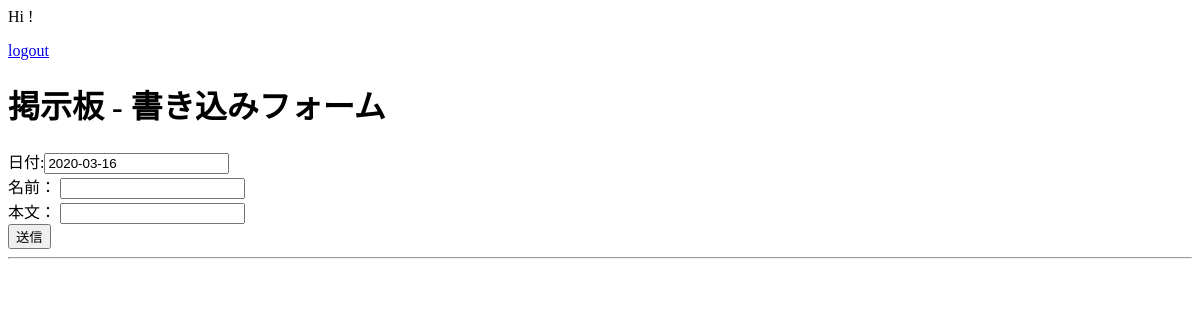
The app's page /bbs_django/home/, older data.
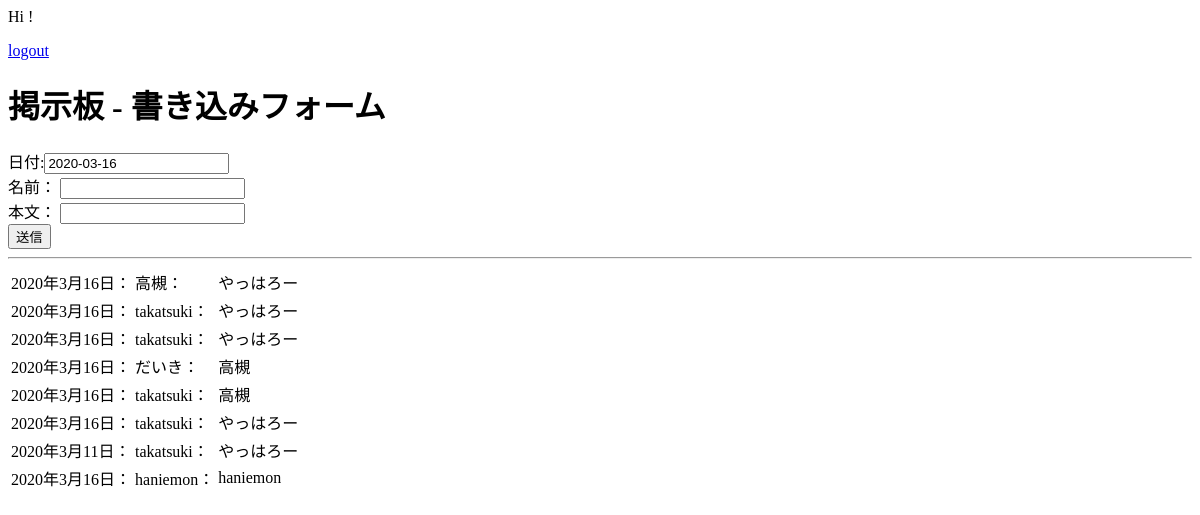
The same page, newer data.
### bbs/models.py (models this page shows)
class MessageDB(models.Model):
    username = models.CharField('名前',max_length=100)
    message = models.CharField('本文',max_length=200)
    date = models.DateField('作成日')

### bbs/views.py (the view)
# urls.py: path('home/', views.home, name='home'),
def home(request):
    form = MessageForm(request.POST or None)
    form1 = forms.MessageForm()
    message_db = MessageDB.objects.all()
    data = {
    'message' : form1,
    'message_db': message_db
    }
    if form.is_valid():
        models.MessageDB.objects.create(**form.cleaned_data)
        return redirect('home')
    return render(request,'home.html',data)

### bbs/forms.py
class MessageForm(forms.Form):
    username = forms.CharField(label='名前',max_length=20)
    message = forms.CharField(label='本文',max_length=200)
    date = forms.DateField(label='作成日',initial=datetime.now())

### bbs/templates/home.html (shortened to what this page needs)
{% extends 'base.html' %}
{% block content %}
  Hi {{ user.username }}!
  <p><a href="{% url 'logout' %}">logout</a></p>
{% block body %}
  <h1>掲示板 - 書き込みフォーム</h1>
<form method="post" action="">
  日付:{{message.date}}
<br>
  {{ message.username.label }}：
  {{ message.username }}
<br>
  {{ message.message.label }}：
  {{ message.message }}
<br>
  <input type="submit" value="送信">
  <hr>
{% endblock %}
<table>
  {% for i in message_db %}
        <tr>
          <td>{{ i.date }}：</td>
          <td>{{ i.username }}：</td>
          <td>{{ i.message }}</td>
        </tr>
        {% endfor %}
</table>
{% endblock %}

### bbs/templates/base.html (shortened to what this page needs)
<!DOCTYPE html>
<html>
<head>
</head>
<body>
  <main>
    {% block content %}
    {% endblock %}
  </main>
</body>
</html>

Row changes from the older to the newer data that the page shows:
added MessageDB: date "2020年3月16日", username "高槻", message "やっはろー"
added MessageDB: date "2020年3月16日", username "takatsuki", message "やっはろー"
added MessageDB: date "2020年3月16日", username "takatsuki", message "やっはろー"
added MessageDB: date "2020年3月16日", username "だいき", message "高槻"
added MessageDB: date "2020年3月16日", username "takatsuki", message "高槻"
added MessageDB: date "2020年3月16日", username "takatsuki", message "やっはろー"
added MessageDB: date "2020年3月11日", username "takatsuki", message "やっはろー"
added MessageDB: date "2020年3月16日", username "haniemon", message "haniemon"
